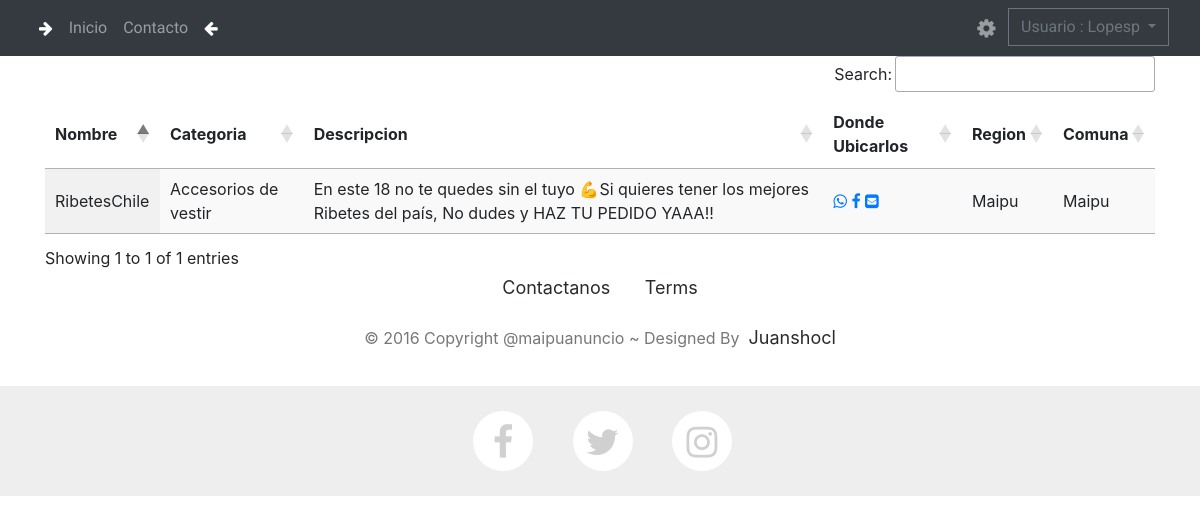
Screenshot of / (signed in) with the database file from the repository.
### publish/models.py (models this page shows, shortened)
class advertisement(models.Model):
    id = models.UUIDField(primary_key=True, default=uuid.uuid4, editable=False)
    User = models.ForeignKey(User, on_delete=models.CASCADE, default=None)
    name = models.CharField(default = None, max_length=50, blank=True  )
    Type_advertisement = models.ForeignKey(typeA, on_delete=models.CASCADE, default=None)
    description  = models.CharField(max_length=200, default=None, blank=True  )
    Userfacebook = models.CharField(default = None, max_length=50, blank=True  )
    UserInstagram = models.CharField(default = None, max_length=50, blank=True  )
    UserTwitter = models.CharField(default = None, max_length=50, blank=True  )
    comuna = models.ForeignKey(comuna, on_delete=models.CASCADE, default = None)
    whatsapp = models.CharField(max_length=11, default=None, blank=True  )
    show_phones = models.BooleanField(default=False, blank=True  )
    email = models.EmailField(max_length=254, default=None, blank=True  )
    url_website = models.URLField(max_length=200, default=None, blank=True  )
    address = models.CharField(max_length=200, default=None, blank=True  )
    show_adress = models.BooleanField(default=False, blank=True  )
    incorporation_date = models.DateField(auto_now=True)
    state = models.BooleanField(default=False)
    def get_socialNetwork(self):
        return self.Social_network.name
    get_socialNetwork.shot_description = 'Redes Sociales'

class typeA(models.Model):
    id = models.UUIDField(primary_key=True, default=uuid.uuid4, editable=False)
    description = models.CharField(max_length=50)
    def __str__(self):
        return self.description

class comuna(models.Model):
    CodComuna = models.IntegerField(primary_key=True, default=None)
    Reg = models.ForeignKey(region, on_delete=models.CASCADE)
    ComunaName = models.CharField(max_length=50, default=None)
    def __str__(self):
        return self.ComunaName

### home/views.py (the view)
# urls.py: path('',views.index.as_view(), name='index'),
class index(ListView):
    model = advertisement
    template_name = 'home/index.html'

### templates/Home/index.html (shortened to what this page needs)
{% extends 'base.html' %}
{% load static%}
{% block content %}
         <table id="example" class="display" style="width:100%">
            <thead>
                <tr>
                    <th>Nombre</th>
                    <th>Categoria</th>
                    <th>Descripcion</th>
                    <th>Donde Ubicarlos</th>
                    <th>Region</th>
                    <th>Comuna</th>
                </tr>
            </thead>
            <tbody>
                {% if object_list%} {% for adv in object_list %}
                    <tr>
                    {% if adv.state%}
                        <td>{{ adv.name }}</td>
                        <td>{{ adv.Type_advertisement}}</td>
                        <td>{{ adv.description}}</td>
                        <td>
                        {%if adv.whatsapp%}
                        <a href="https://wa.me/{{adv.whatsapp}}?text=Hola%20Te%20escribo%20desde%20tuanuncio.cl" target="_blank" class="social-icons">
                            <i class="fa fa-whatsapp"></i></a>
                        {%endif%}
                        {%if adv.Userfacebook%}
                        <a href="https://www.facebook.com/{{adv.Userfacebook}}" target="_blank" class="social-icons">
                            <i class="fa fa-facebook"></i></a>
                        {%endif%}
                            {%if adv.email%}
                        <a href="mailto:{{adv.email}}?subject=Aviso%20en%20tuanuncio.cl%20?body=Hola" target="_blank" class="social-icons">
                            <i class="fa fa-envelope-square"></i>
                            </a>
                            {%endif%}
                        </td>
                        <td>{{ adv.comuna }}</td>
                        <td>{{ adv.comuna }}</td>
                        {% endif %}
                    </tr>
                {% endfor %} {% else %}
                <h1>No hay emprendimientos que listar asociados a su cuenta</h1>
                {% endif %}
            </tbody>
        </table>
{% endblock content %}

### templates/base.html (shortened to what this page needs)
<!DOCTYPE html>
{% load static%}
<html>
<head>
    <link rel="stylesheet" href="https://cdnjs.cloudflare.com/ajax/libs/twitter-bootstrap/4.1.3/css/bootstrap.min.css">
    <link rel="stylesheet" href="https://cdnjs.cloudflare.com/ajax/libs/font-awesome/4.7.0/css/font-awesome.min.css">
    <link rel="stylesheet" href="https://cdn.datatables.net/1.10.15/css/dataTables.bootstrap.min.css">
    <link rel="stylesheet" href="{% static 'css/styles.min.css' %} ">
    <link rel="stylesheet" type="text/css" href="https://cdn.datatables.net/1.10.21/css/jquery.dataTables.min.css">
</head>
<body>
    <nav class="navbar navbar-dark navbar-expand-md sticky-top bg-dark">
        <div class="container-fluid">
            <div class="collapse navbar-collapse" id="navcol-1">
                <ul class="nav navbar-nav flex-grow-1">
                    <li class="nav-item" role="presentation"><a class="nav-link active"><i
                                class="fa fa-arrow-right"></i></a></li>
                    <li class="nav-item" role="presentation"><a class="nav-link scroll" href="{% url 'index' %}"
                            style="font-family: ABeeZee, sans-serif;">Inicio</a></li>
                    <li class="nav-item" role="presentation"><a class="nav-link" href="mailto:maipuanuncio@gmail.com?subject=Quisiera%20publicar%20con%20ustedes"
                            style="font-family: ABeeZee, sans-serif;">Contacto</a></li>
                    <li class="nav-item" role="presentation"><a class="nav-link active"><i
                                class="fa fa-arrow-left"></i></a></li>
                </ul>
                    <ul class="nav navbar-nav flex-row justify-content-between ml-auto">
                    <li class="nav-item order-2 order-md-1"><a href="#" class="nav-link" title="settings"><i class="fa fa-cog fa-fw fa-lg"></i></a></li>
                    <li class="dropdown order-1">
                        <button type="button" id="dropdownMenu1" data-toggle="dropdown" class="btn btn-outline-secondary dropdown-toggle">
                        {% if user.is_authenticated %}
                            Usuario : {{user.username }}{% comment %} Usuario  {{user.first_name}} {{user.last_name }} {% endcomment %}
                        {% else%}
                        Login
                        {% endif %}
                        </button>
                    </li>
                </ul>
            </div>
        </div>
    </nav>
    <div class="container">
    {% block content %}
    {% endblock content %}
    </div>
    <footer id="myFooter" style="padding:0px;">
        <div class="container-fluid">
            <div class="row text-center">
                <div class="col-12">
                    <ul class="list-unstyled">
                        <li><a href="mailto:maipuanuncio@gmail.com?subject=Quisiera%20publicar%20con%20ustedes">Contactanos</a></li>
                        <li><a href="#">Terms</a></li>
                    </ul>
                    <p class="footer-copyright">© 2016 Copyright @maipuanuncio ~ Designed By &nbsp;<a href="https://bit.ly/33HsRQ8">Juanshocl</a></p>
                </div>
                <div class="col footer-social">
                <a href="https://www.facebook.com/maipuanuncio" target="_blank"  class="social-icons">
                <i class="fa fa-facebook"></i></a>
                <a href="https://twitter.com/maipuanuncio" target="_blank"  class="social-icons">
                <i class="fa fa-twitter"></i></a>
                <a href="https://www.instagram.com/maipuanuncio/" target="_blank" class="social-icons">
                <i class="fa fa-instagram"></i></a>
            </div>
        </div>
    </footer>
</body>
</html>

### rows the page displays
advertisement: name "RibetesChile", Type_advertisement "Accesorios de vestir", description "En este 18 no te quedes sin el tuyo 💪Si quieres tener los mejores Ribetes del país, No dudes y HAZ TU PEDIDO YAAA!!", comuna "Maipu"

### other values shown
{{ user.username }} "Lopesp"
